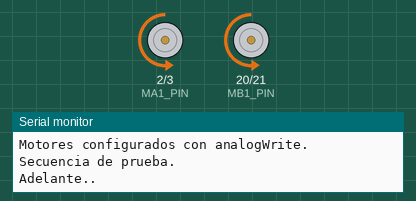
Bench run of a sketch on a simulated ESP32. On the bench: motor-driver pin pairs drawn as motors (green arrow = first pin HIGH = forward, orange = second pin HIGH = backward, longer = more drive), the last lines printed to the serial monitor.

Above: at 0.5 s.
At 1.2 s:
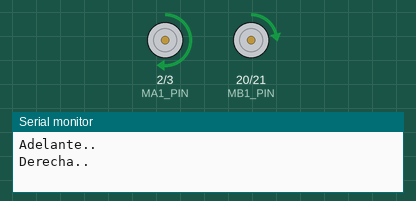
At 1.7 s:
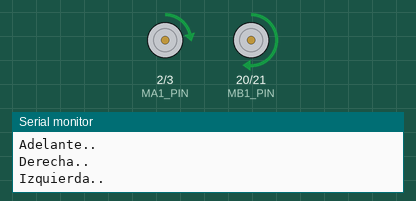
At 3.0 s:
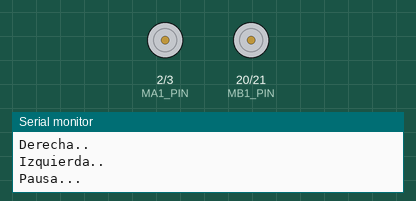
Timing chart, 0 to 5.2 s (numbered marks = the images above):
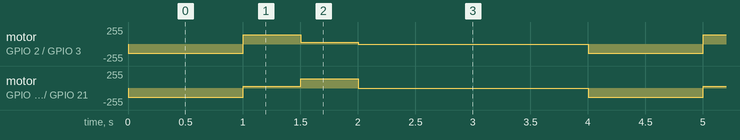

The sketch:

PruebaMotores.ino
```cpp
// ==========================================================
// PINES DE CONTROL DE MOTORES (DRV8833 en modo IN/IN)
// Mapeo basado en el esquemático (DRV8833)
// ==========================================================
// Motor Izquierdo (Motor A)
// Motor Izquierdo (Motor A)
#define MA1_PIN 2 // Pin MA1 (GPIO 18)
#define MA2_PIN 3 // Pin MA2 (GPIO 19)

// Motor Derecho (Motor B)
#define MB1_PIN 20 // Pin MB1 (GPIO 20)
#define MB2_PIN 21 // Pin MB2 (GPIO 21)

// ==========================================================
// CONFIGURACIÓN
// ==========================================================
// ¡ADVERTENCIA! analogWrite en ESP32 usa una resolución por defecto
// diferente a Arduino (típicamente 12 bits, lo que significa 0-4095).
// Para compatibilidad y simplicidad, mantendremos el rango 0-255,
// lo que funcionará, pero no utilizará la resolución completa del chip.
const int MAX_SPEED = 180;

// ==========================================================
// FUNCIONES DE CONTROL
// ==========================================================

/**
 * @brief Configura la velocidad de un motor usando analogWrite.
 * @param pin_1 Pin GPIO para la dirección 1.
 * @param pin_2 Pin GPIO para la dirección 2.
 * @param speed Velocidad (0 a MAX_SPEED). Positivo = Adelante, Negativo = Atrás.
 * si quiero que vaya mas lento un pulso mas grande
 */
void set_motor_speed(int pin_1, int pin_2, int speed) {
    // Asegurar que la velocidad esté dentro del rango [-MAX_SPEED, MAX_SPEED]
    speed = constrain(speed, -MAX_SPEED, MAX_SPEED);

    if (speed > 0) { // Movimiento Hacia Adelante
        // Pin 1: PWM (Velocidad)
        analogWrite(pin_1, speed);
        // Pin 2: LOW (Dirección opuesta apagada)
        digitalWrite(pin_2, LOW);
    } else if (speed < 0) { // Movimiento Hacia Atrás
        // Pin 1: LOW (Dirección opuesta apagada)
        digitalWrite(pin_1, LOW);
        // Pin 2: PWM (Velocidad en valor absoluto)
        analogWrite(pin_2, abs(speed));
    } else { // Detener (Frenado por corto circuito en DRV8833)
        // Ambos pines a LOW para detener la rotación
        digitalWrite(pin_1, LOW);
        digitalWrite(pin_2, LOW);
    }
}

void mover_atras(int speed) {
    // Ambos motores giran hacia adelante (velocidad positiva)
    set_motor_speed(MA1_PIN, MA2_PIN, speed);
    set_motor_speed(MB1_PIN, MB2_PIN, speed);
}

void mover_adelante(int speed) {
    // Ambos motores giran hacia atrás (velocidad negativa)
    set_motor_speed(MA1_PIN, MA2_PIN, -speed);
    set_motor_speed(MB1_PIN, MB2_PIN, -speed);
}

void girar_izquierda(int speed) {
    // Motor Izquierdo (A) detenido o lento, Motor Derecho (B) rápido
    set_motor_speed(MA1_PIN, MA2_PIN, speed * 0.2); // Gira más suave
    set_motor_speed(MB1_PIN, MB2_PIN, speed);
}

void girar_derecha(int speed) {
    // Motor Izquierdo (A) rápido, Motor Derecho (B) detenido o lento
    set_motor_speed(MA1_PIN, MA2_PIN, speed);
    set_motor_speed(MB1_PIN, MB2_PIN, speed * 0.2); // Gira más suave
}

void frenar() {
    set_motor_speed(MA1_PIN, MA2_PIN, 0);
    set_motor_speed(MB1_PIN, MB2_PIN, 0);
}

// ==========================================================
// CÓDIGO ARDUINO SETUP Y LOOP
// ==========================================================

void setup() {
    Serial.begin(115200);

    // Solo necesitamos configurar los pines como salidas
    pinMode(MA1_PIN, OUTPUT);
    pinMode(MA2_PIN, OUTPUT);
    pinMode(MB1_PIN, OUTPUT);
    pinMode(MB2_PIN, OUTPUT);

    Serial.println("Motores configurados con analogWrite. Secuencia de prueba.");
}

void loop() {
    int current_speed = 140; // Velocidad de prueba (entre 0 y 255)

    Serial.println("Adelante..");
    mover_adelante(current_speed);
    delay(1000);

    Serial.println("Derecha..");
    girar_derecha(current_speed);
    delay(500);

    Serial.println("Izquierda..");
    girar_izquierda(current_speed);
    delay(500);

    Serial.println("Pausa...");
    frenar();
    delay(2000);


    /*Serial.println("Giro Derecha...");
    girar_derecha(current_speed);
    delay(2000);*/

}
```

Measured:
- by itself, motor on GPIO 2 (MA1_PIN) / GPIO 3 (MA2_PIN): repeats every 4.0 s: forward 140/255 0.50 s, forward 28/255 0.50 s, stopped 2.0 s, backward 140/255 1.0 s
- by itself, motor on GPIO 20 (MB1_PIN) / GPIO 21 (MB2_PIN): repeats every 4.0 s: forward 28/255 0.50 s, forward 140/255 0.50 s, stopped 2.0 s, backward 140/255 1.0 s
